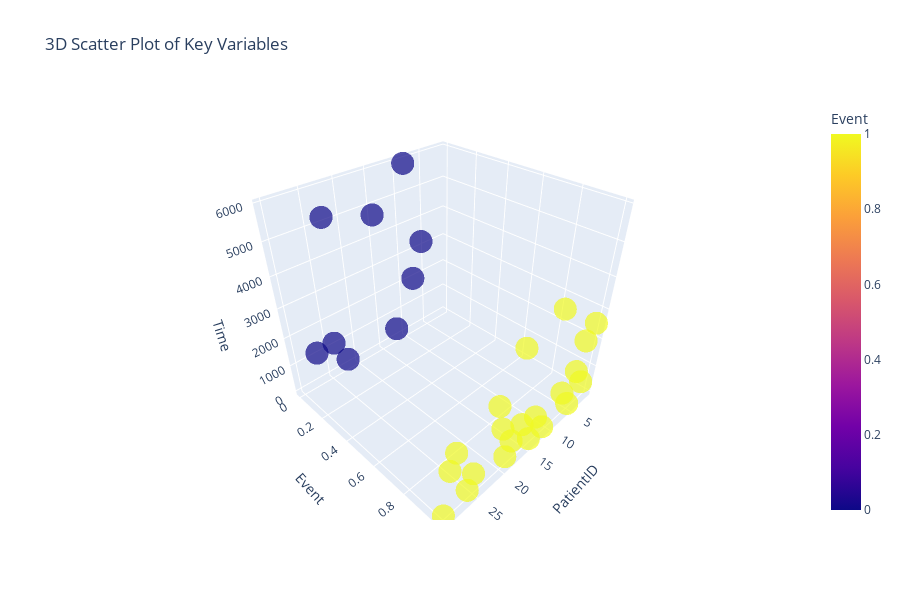

The cell this chart's notebook holds for it:
### Code cell
# 3D scatter plot (if we have at least 3 numeric variables)
if len(numeric_cols) >= 3 and outcome_cols:
    print("\n3D Scatter Plot:")
    
    fig = px.scatter_3d(clinical_discovery, 
                        x=numeric_cols[0], 
                        y=numeric_cols[1], 
                        z=numeric_cols[2],
                        color=outcome_col,
                        title='3D Scatter Plot of Key Variables',
                        opacity=0.7)
    fig.update_layout(height=600)
    fig.show()

### Figure 1 — Plotly figure (JSON) as saved in the notebook; plotly's stock layout.template omitted (floating-point values rounded to 4 significant figures)
{"data": [{"hovertemplate": "PatientID=%{x}<br> Event=%{marker.color}<br> Time=%{z}<extra></extra>", "legendgroup": "", "marker": {"color": [1, 1, 1, 1, 1, 0, 1, 0, 0, 1, 1, 0, 1, 1, 0, 1, 1, 1, 1, 1, 1, 0, 0, 0, 1, 1, 0, 1, 1, 1], "coloraxis": "coloraxis", "opacity": 0.7, "symbol": "circle"}, "mode": "markers", "name": "", "scene": "scene", "showlegend": false, "type": "scatter3d", "x": [1, 2, 3, 4, 5, 6, 7, 8, 9, 10, 11, 12, 13, 14, 15, 16, 17, 18, 19, 20, 21, 22, 23, 24, 25, 26, 27, 28, 29, 30], "y": [1, 1, 1, 1, 1, 0, 1, 0, 0, 1, 1, 0, 1, 1, 0, 1, 1, 1, 1, 1, 1, 0, 0, 0, 1, 1, 0, 1, 1, 1], "z": [2536, 514, 2153, 1172, 61, 3222, 756, 2023, 5900, 3909, 35, 385, 729, 45, 4726, 912, 3550, 627, 191, 1388, 2307, 264, 5182, 1148, 642, 201, 1119, 1918, 1486, 38]}], "layout": {"coloraxis": {"colorbar": {"title": {"text": " Event"}}, "colorscale": [[0, "#0d0887"], [0.1111, "#46039f"], [0.2222, "#7201a8"], [0.3333, "#9c179e"], [0.4444, "#bd3786"], [0.5556, "#d8576b"], [0.6667, "#ed7953"], [0.7778, "#fb9f3a"], [0.8889, "#fdca26"], [1, "#f0f921"]]}, "height": 600, "legend": {"tracegroupgap": 0}, "scene": {"domain": {"x": [0, 1], "y": [0, 1]}, "xaxis": {"title": {"text": "PatientID"}}, "yaxis": {"title": {"text": " Event"}}, "zaxis": {"title": {"text": " Time"}}}, "title": {"text": "3D Scatter Plot of Key Variables"}}}
